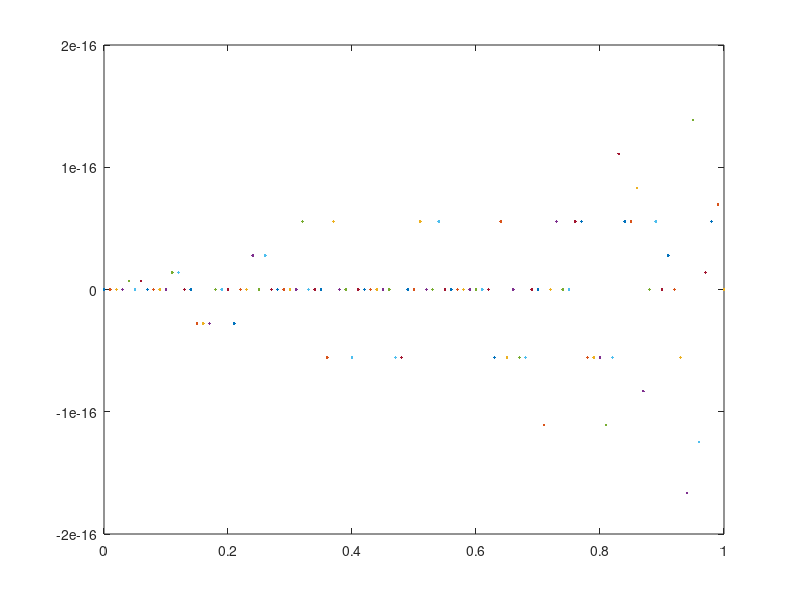

Reproduce this figure in MATLAB.
e1 = 'x^3-x';
e1 = inline(e1);

e3 = '(2*(x+1)./2)*(x^2-x)';
e3 = inline(e3);

for i=0:0.01:1
   plot(i,e1(i)-e3(i));
   hold on;
end

